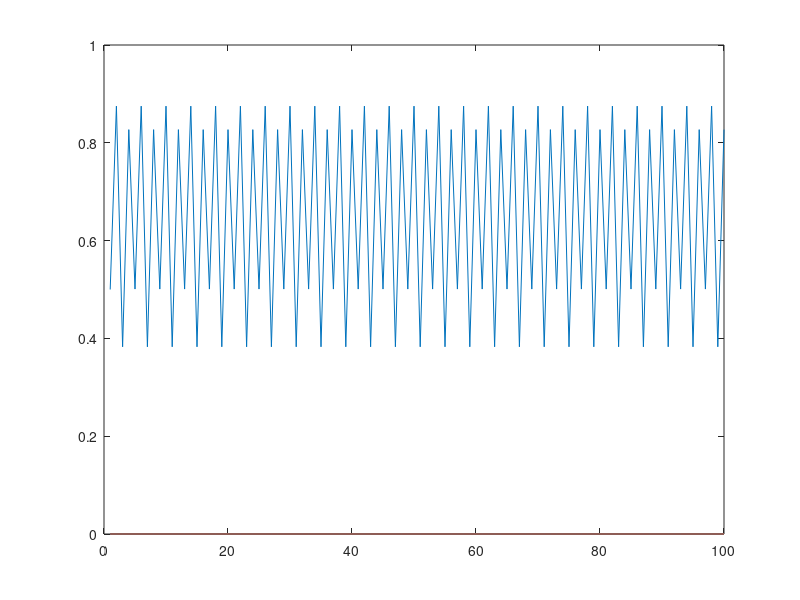

Source code (MATLAB):
%% 4.10
% Approssimare π utilizzando l'algoritmo di Archimede

iterations = 20;

% Caso monotona crescente

approx_asc = zeros(1, iterations);

a_n = sqrt(2);
for n = 2:iterations 
    a_n = sqrt(2) * sqrt(1 - sqrt(1 - 0.25 * a_n^2));
    approx_asc(n) = 2^n * a_n;
end

p_n = 2^n * a_n;

plot(1:iterations, approx_asc);
fprintf("Monotona crescente: \n iterations: %d, pi: %f\n", iterations, p_n);

%% 4.12

f = @(x) -sqrt(x.^2 - x)       .* (x < 0) + ...
    (-x.^2 + 2*x).*exp(1).^(-x) .* (x >= 0);
x = linspace(-10, 10, 100);
plot(x, f(x));

%% 4.13

K = 8;
n = 4;
my_mat = zeros(n, n);

for i = 1:n
    for j = 1:n
        my_mat(i, j) = 2 * i * j + K + 1;
    end
end

disp(my_mat)

%% 4.14
x = 3;
y = -2;

evaluation = atan(y/x) - sin(x*sqrt(abs(y))) ^ 2;
disp(evaluation);

%% 4.15
iterations = 100;

a = zeros(iterations);
r = @(K) 2.5 + mod(K, 2);
found = @(curr, prev) abs(curr - prev) < exp(1) - 3;
K = 9;

for n = 1:iterations
    if n == 1
        a(n) = 0.5;
    else
        prev = a(n-1);
        curr = r(K) * prev * (1 - prev);
        a(n) = curr;

        if found(curr, prev)
            fprintf("Found for iteration %d => %f", n, curr);
        end
    end
end

plot(1:iterations, a);


